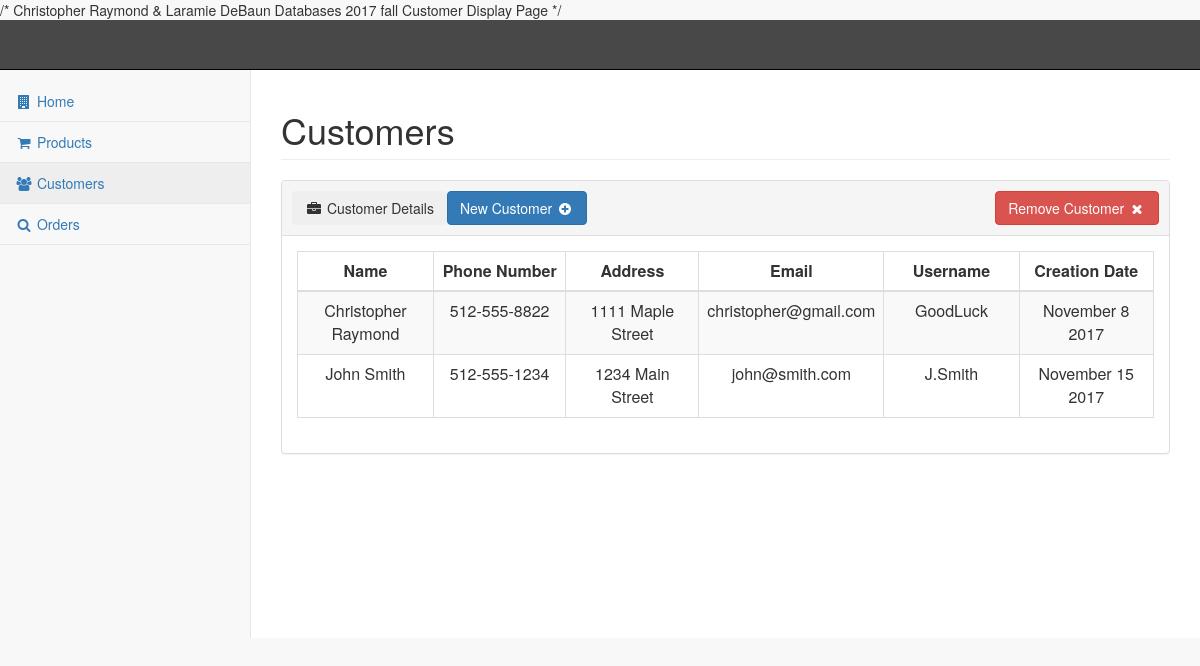
/pages/customer.php, run on an earlier commit of the app's database.
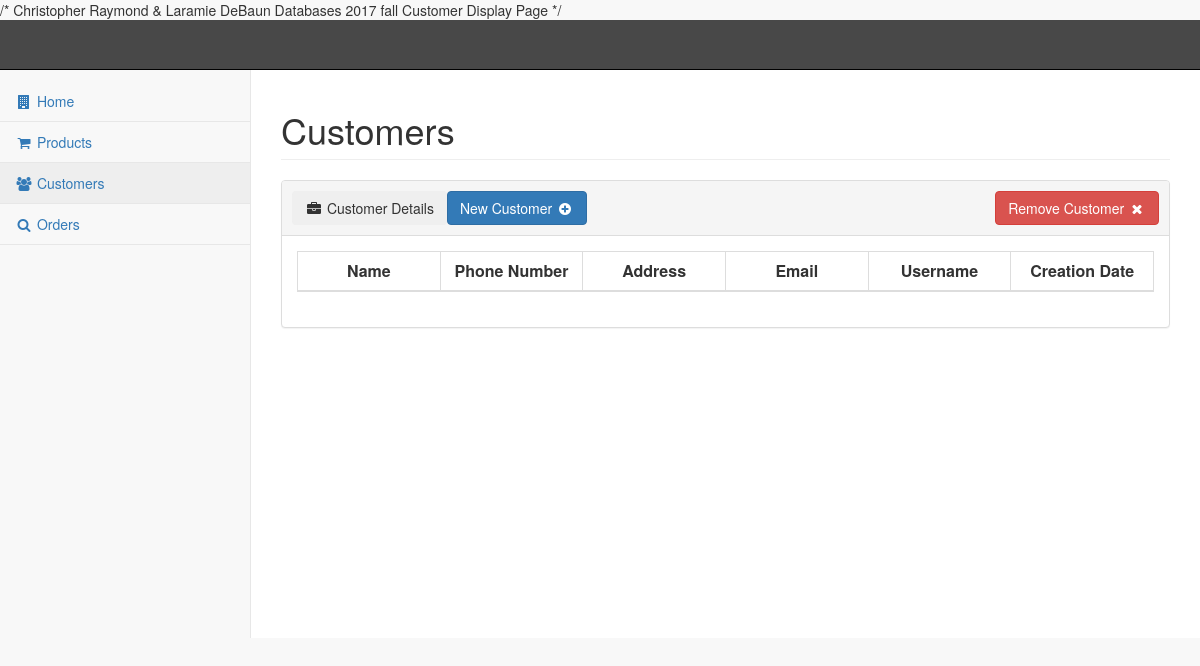
And on a later commit of the database.
### tables this page shows
CREATE TABLE IF NOT EXISTS `customer` (
  `NAME` varchar(254) NOT NULL,
  `PHONENO` varchar(12) NOT NULL,
  `ADDRESS` varchar(256) NOT NULL,
  `EMAIL` varchar(100) NOT NULL,
  `USERNAME` varchar(12) NOT NULL,
  `PASSWORD` varchar(12) NOT NULL,
  `CREATEDDATE` datetime NOT NULL,
  `IDNUMBER` int NOT NULL AUTO_INCREMENT,
  PRIMARY KEY (`IDNUMBER`),
  UNIQUE KEY `EMAIL_UNIQUE` (`EMAIL`)
);

### pages/customer.php (the view, shortened to what this page needs)
<?php include_once ($_SERVER['DOCUMENT_ROOT'].'/pages/header.php'); ?>
<div id="page-wrapper">
    <div class="row">
        <div class="col-lg-12">
            <h1 class="page-header">Customers</h1>
        </div>
    </div>
    <div class="row">
        <div class="col-lg-12">
            <div class="panel panel-default">
                <div style="height: 55px;padding:10px" class="panel-heading">
                    <button class="btn btn-secondary pull-left"><i class="fa fa-briefcase fa-fw"></i> Customer Details</button>
                    <a class="btn btn-primary" role="button" href="/pages/newCustomer.php">New Customer <span class="fa fa-plus-circle fa-fw"></span></a>
                    <a class="btn btn-danger pull-right" role="button" href="/pages/delCustomer.php">Remove Customer <span class="fa fa-close fa-fw"></span></a>
                </div>
                <div class="panel-body">
                    <table id="customers" class="table table-striped table-bordered"><?php
							$query = "SELECT name, phoneno, address, email, username, createddate FROM CUSTOMER ORDER BY IDNUMBER ASC";
							$result = $mysqli->query($query);
				            echo "<thead>";
					        	echo "<th style='text-align:center' width=\"" . 100/mysqli_num_fields($result) . "%\">Name</th>";
	        					echo "<th style='text-align:center' width=\"" . 100/mysqli_num_fields($result) . "%\">Phone Number</th>";
					        	echo "<th style='text-align:center' width=\"" . 100/mysqli_num_fields($result) . "%\">Address</th>";
	        					echo "<th style='text-align:center' width=\"" . 100/mysqli_num_fields($result) . "%\">Email</th>";
	        					echo "<th style='text-align:center' width=\"" . 100/mysqli_num_fields($result) . "%\">Username</th>";
	        					echo "<th style='text-align:center' width=\"" . 100/mysqli_num_fields($result) . "%\">Creation Date</th>";
				            echo "</thead>";
				            echo "<tbody>";
				            	while($row = mysqli_fetch_array($result)){
				                  	echo "<tr>";
				                  	echo "<td align='center'>" . $row['name'] . "</td>";
            			      		echo "<td align='center'>" . $row['phoneno'] . "</td>";
                  					echo "<td align='center'>" . $row['address'] . "</td>";
				                  	echo "<td align='center'>" . $row['email'] . "</td>";
									echo "<td align='center'>" . $row['username'] . "</td>";
									echo "<td align='center'>" . date('F j Y', strtotime($row['createddate'])) . "</td>";
									echo "</tr>";
				                  }
			                  ?>
			            </tbody>
					</table>
                </div>
            </div>
        </div>
    </div>
</div>
<?php
include_once ($_SERVER['DOCUMENT_ROOT'].'/pages/footer.php');
?>

### pages/header.php (shortened to what this page needs)
<!DOCTYPE html>
<html lang="en">
<head>
    <link href="/vendor/fabapp/fabapp.css?=v3" rel="stylesheet">
    <link href="/vendor/bootstrap/css/bootstrap.min.css" rel="stylesheet">
    <link href="/vendor/bootstrap/css/bootstrap.css" rel="stylesheet">
    <link href="/vendor/datatables/css/dataTables.min.css" rel="stylesheet">
    <link href="/vendor/datatables/css/dataTables.bootstrap.css" rel="stylesheet">
    <link href="/vendor/jquery/jquery.dataTables.min.css" rel="stylesheet">
    <link href="/vendor/metisMenu/metisMenu.min.css" rel="stylesheet">
    <link href="/vendor/blackrock-digital/css/sb-admin-2.css?=v8" rel="stylesheet">
    <link href="/vendor/morrisjs/morris.css" rel="stylesheet">
    <link href="/vendor/font-awesome/css/font-awesome.min.css?=v1" rel="stylesheet" type="text/css">
</head>
<body>
    <div id="wrapper">
        <nav class="navbar navbar-default navbar-static-top" role="navigation" style="margin-bottom: 0" id='navbar'>
            <div class="navbar-default sidebar" role="navigation">
                <div class="sidebar-nav navbar-collapse">
                    <ul class="nav" id="side-menu">
                        <li>
                            <a href="/index.php"><i class="fa fa-building fa-fw"></i> Home</a>
                        </li>
                        <li>
                            <a href="/pages/products.php"><i class="fa fa-shopping-cart fa-fw"></i> Products</a>
                        </li>
                        <li>
                            <a href="/pages/customer.php"><i class="fa fa-users fa-fw"></i> Customers</a>
                        </li>
                        <li>
                            <a href="/pages/orders.php"><i class="fa fa-search fa-fw"></i> Orders</a>
                        </li>
                    </ul>
                </div>
            </div>
        </nav>

### pages/footer.php (shortened to what this page needs)
    </div>
</body>
</html>

What changed in the data, as far as the page shows it:
removed customer: NAME "Christopher Raymond", PHONENO "512-555-8822", ADDRESS "1111 Maple Street", EMAIL "christopher@gmail.com", USERNAME "GoodLuck", CREATEDDATE "November 8 2017"
removed customer: NAME "John Smith", PHONENO "512-555-1234", ADDRESS "1234 Main Street", EMAIL "john@smith.com", USERNAME "J.Smith", CREATEDDATE "November 15 2017"
